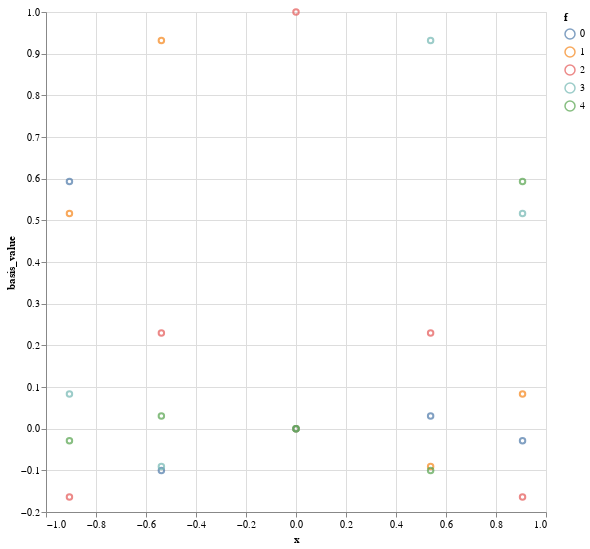

Source (notebook cell):
### Code cell
df = tabulate(4, quadrature=True)
alt.Chart(df).mark_point().encode(
    x='x', y='basis_value', color='f:N',
).properties(height=500, width=500)

### Figure 1 — Vega-Lite specification as saved in the notebook (floating-point values rounded to 4 significant figures)
{"config": {"view": {"continuousWidth": 400, "continuousHeight": 300}}, "data": {"name": "data-809567df8b4571f62af37b03447e6bea"}, "mark": "point", "encoding": {"color": {"field": "f", "type": "nominal"}, "x": {"field": "x", "type": "quantitative"}, "y": {"field": "basis_value", "type": "quantitative"}}, "height": 500, "width": 500, "$schema": "https://vega.github.io/schema/vega-lite/v4.17.0.json", "datasets": {"data-809567df8b4571f62af37b03447e6bea": [{"x": -0.9062, "f": 0, "basis_value": 0.5934}, {"x": -0.9062, "f": 1, "basis_value": 0.5164}, {"x": -0.9062, "f": 2, "basis_value": -0.1638}, {"x": -0.9062, "f": 3, "basis_value": 0.08322}, {"x": -0.9062, "f": 4, "basis_value": -0.02921}, {"x": -0.5385, "f": 0, "basis_value": -0.1005}, {"x": -0.5385, "f": 1, "basis_value": 0.9314}, {"x": -0.5385, "f": 2, "basis_value": 0.2297}, {"x": -0.5385, "f": 3, "basis_value": -0.09069}, {"x": -0.5385, "f": 4, "basis_value": 0.03014}, {"x": -2.522e-16, "f": 0, "basis_value": -9.67e-17}, {"x": -2.522e-16, "f": 1, "basis_value": 3.447e-16}, {"x": -2.522e-16, "f": 2, "basis_value": 1.0}, {"x": -2.522e-16, "f": 3, "basis_value": -3.447e-16}, {"x": -2.522e-16, "f": 4, "basis_value": 9.67e-17}, {"x": 0.5385, "f": 0, "basis_value": 0.03014}, {"x": 0.5385, "f": 1, "basis_value": -0.09069}, {"x": 0.5385, "f": 2, "basis_value": 0.2297}, {"x": 0.5385, "f": 3, "basis_value": 0.9314}, {"x": 0.5385, "f": 4, "basis_value": -0.1005}, {"x": 0.9062, "f": 0, "basis_value": -0.02921}, {"x": 0.9062, "f": 1, "basis_value": 0.08322}, {"x": 0.9062, "f": 2, "basis_value": -0.1638}, {"x": 0.9062, "f": 3, "basis_value": 0.5164}, {"x": 0.9062, "f": 4, "basis_value": 0.5934}]}}
